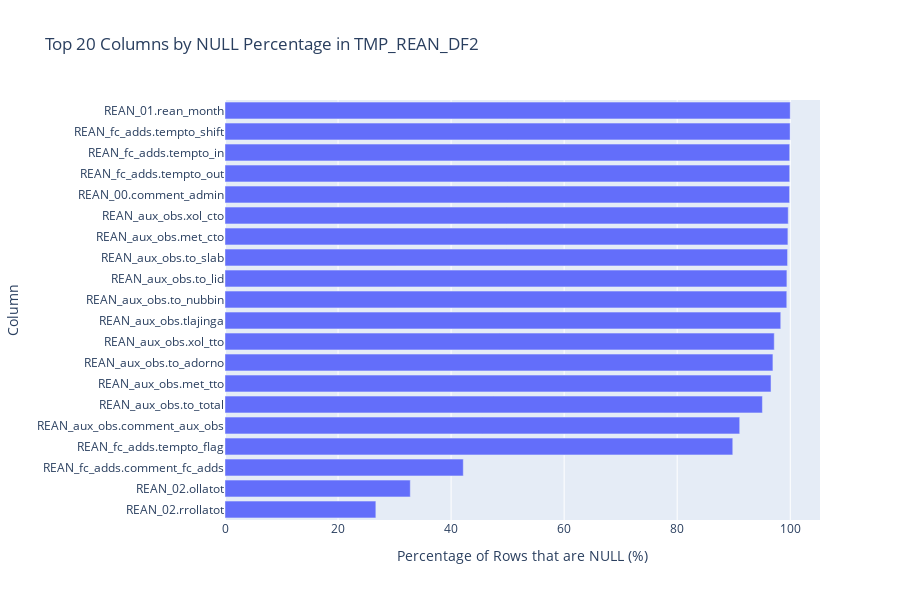

The notebook cell this image was saved under:
### Markdown cell above
### Data Completeness: NULL Value Analysis

### Code cell
display_header("Top 20 Columns by Percentage of NULL Values")

if column_profiles_df is not None and not column_profiles_df.empty:
    # Ensure we only show columns with NULLs
    null_df = column_profiles_df[column_profiles_df['null_percent'] > 0].copy()
    
    if not null_df.empty:
        # Create a full column identifier for clarity
        null_df['full_column_name'] = null_df['tablename'].astype(str) + '.' + null_df['column_name'].astype(str)
        
        top_20_nulls = null_df.nlargest(20, 'null_percent')
        
        # Display table
        display(Markdown("**Top 20 Columns with Highest NULL Percentages**"))
        table_display = top_20_nulls[['full_column_name', 'null_percent', 'null_count_estimate', 'row_count_exact']].copy()
        table_display.columns = ['Column', 'NULL %', 'NULL Count', 'Total Rows']
        display(table_display.reset_index(drop=True))
        
        # Display summary statistics
        display(Markdown("**NULL Value Summary**"))
        null_summary = pd.DataFrame({
            'Total Columns Analyzed': [len(column_profiles_df)],
            'Columns with NULLs': [len(null_df)],
            'Columns with 100% NULLs': [len(null_df[null_df['null_percent'] == 100])],
            'Average NULL %': [f"{null_df['null_percent'].mean():.2f}%"],
            'Median NULL %': [f"{null_df['null_percent'].median():.2f}%"]
        })
        display(null_summary)
        
        fig = px.bar(top_20_nulls, 
                     y='full_column_name', 
                     x='null_percent', 
                     orientation='h',
                     title=f'Top 20 Columns by NULL Percentage in {DATABASE_NAME}',
                     labels={'null_percent': 'Percentage of Rows that are NULL (%)', 'full_column_name': 'Column'})
        fig.update_layout(height=600)
        fig.update_yaxes(autorange="reversed")
        fig.show()
    else:
        print("✅ Excellent! No columns with NULL values were found.")
        
        # Still show summary even when no NULLs
        display(Markdown("**NULL Value Summary**"))
        null_summary = pd.DataFrame({
            'Total Columns Analyzed': [len(column_profiles_df)],
            'Columns with NULLs': [0],
            'Data Completeness': ['100% - Perfect!']
        })
        display(null_summary)
else:
    print("No column profile data available.")

### Figure 1 — Plotly figure (JSON) as saved in the notebook; plotly's stock layout.template omitted (floating-point values rounded to 4 significant figures)
{"data": [{"hovertemplate": "Percentage of Rows that are NULL (%)=%{x}<br>Column=%{y}<extra></extra>", "legendgroup": "", "marker": {"color": "#636efa", "pattern": {"shape": ""}}, "name": "", "orientation": "h", "showlegend": false, "textposition": "auto", "type": "bar", "x": [100.0, 99.98, 99.9, 99.9, 99.88, 99.64, 99.58, 99.53, 99.41, 99.39, 98.32, 97.17, 96.93, 96.6, 95.07, 91.06, 89.83, 42.16, 32.78, 26.69], "xaxis": "x", "y": ["REAN_01.rean_month", "REAN_fc_adds.tempto_shift", "REAN_fc_adds.tempto_in", "REAN_fc_adds.tempto_out", "REAN_00.comment_admin", "REAN_aux_obs.xol_cto", "REAN_aux_obs.met_cto", "REAN_aux_obs.to_slab", "REAN_aux_obs.to_lid", "REAN_aux_obs.to_nubbin", "REAN_aux_obs.tlajinga", "REAN_aux_obs.xol_tto", "REAN_aux_obs.to_adorno", "REAN_aux_obs.met_tto", "REAN_aux_obs.to_total", "REAN_aux_obs.comment_aux_obs", "REAN_fc_adds.tempto_flag", "REAN_fc_adds.comment_fc_adds", "REAN_02.ollatot", "REAN_02.rrollatot"], "yaxis": "y"}], "layout": {"barmode": "relative", "height": 600, "legend": {"tracegroupgap": 0}, "title": {"text": "Top 20 Columns by NULL Percentage in TMP_REAN_DF2"}, "xaxis": {"anchor": "y", "domain": [0, 1], "title": {"text": "Percentage of Rows that are NULL (%)"}}, "yaxis": {"anchor": "x", "autorange": "reversed", "domain": [0, 1], "title": {"text": "Column"}}}}
